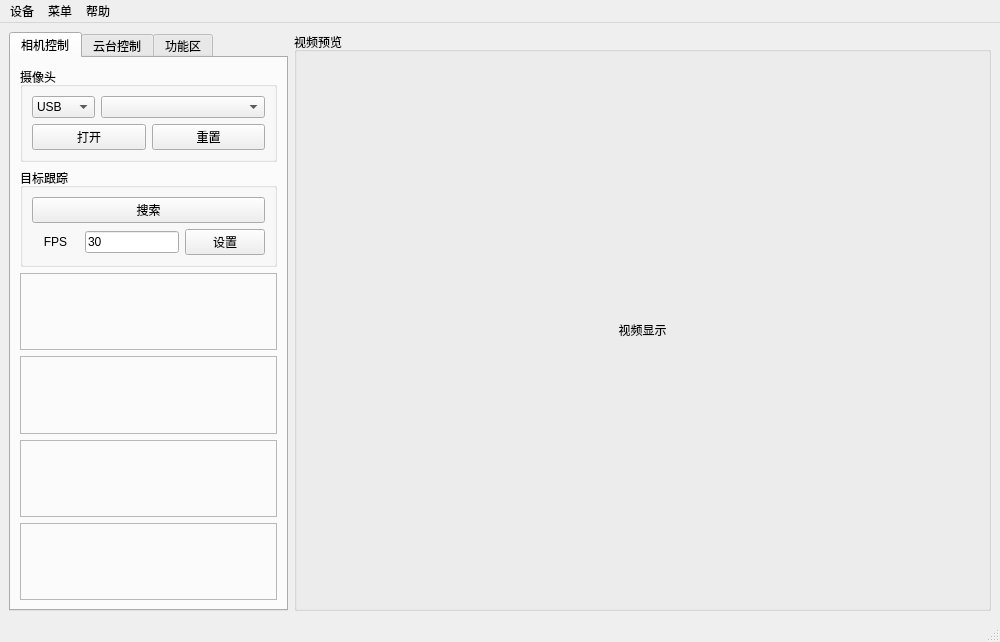
<?xml version="1.0" encoding="UTF-8"?>
<ui version="4.0">
 <class>MainWindow</class>
 <widget class="QMainWindow" name="MainWindow">
  <property name="geometry">
   <rect>
    <x>0</x>
    <y>0</y>
    <width>1000</width>
    <height>642</height>
   </rect>
  </property>
  <property name="windowTitle">
   <string>目标跟踪系统v1.0</string>
  </property>
  <widget class="QWidget" name="centralwidget">
   <property name="sizePolicy">
    <sizepolicy hsizetype="Preferred" vsizetype="Preferred">
     <horstretch>0</horstretch>
     <verstretch>0</verstretch>
    </sizepolicy>
   </property>
   <property name="minimumSize">
    <size>
     <width>0</width>
     <height>0</height>
    </size>
   </property>
   <layout class="QHBoxLayout" name="horizontalLayout">
    <item>
     <widget class="QTabWidget" name="tabWidget">
      <property name="sizePolicy">
       <sizepolicy hsizetype="Preferred" vsizetype="Preferred">
        <horstretch>2</horstretch>
        <verstretch>0</verstretch>
       </sizepolicy>
      </property>
      <property name="currentIndex">
       <number>0</number>
      </property>
      <widget class="QWidget" name="tab1">
       <attribute name="title">
        <string>相机控制</string>
       </attribute>
       <layout class="QVBoxLayout" name="verticalLayout">
        <item>
         <widget class="QGroupBox" name="groupBox_3">
          <property name="title">
           <string>摄像头</string>
          </property>
          <layout class="QVBoxLayout" name="verticalLayout_6">
           <item>
            <layout class="QHBoxLayout" name="horizontalLayout_3">
             <item>
              <widget class="QComboBox" name="m_cbx_camera_type">
               <item>
                <property name="text">
                 <string>USB</string>
                </property>
               </item>
               <item>
                <property name="text">
                 <string>TOUP</string>
                </property>
               </item>
              </widget>
             </item>
             <item>
              <widget class="QComboBox" name="m_cbx_camera_list">
               <property name="sizePolicy">
                <sizepolicy hsizetype="Preferred" vsizetype="Fixed">
                 <horstretch>3</horstretch>
                 <verstretch>0</verstretch>
                </sizepolicy>
               </property>
              </widget>
             </item>
            </layout>
           </item>
           <item>
            <layout class="QHBoxLayout" name="horizontalLayout_5">
             <item>
              <widget class="QPushButton" name="m_btn_open_camera">
               <property name="sizePolicy">
                <sizepolicy hsizetype="Minimum" vsizetype="Fixed">
                 <horstretch>0</horstretch>
                 <verstretch>0</verstretch>
                </sizepolicy>
               </property>
               <property name="text">
                <string>打开</string>
               </property>
               <property name="checkable">
                <bool>true</bool>
               </property>
              </widget>
             </item>
             <item>
              <widget class="QPushButton" name="m_btn_reset_camera">
               <property name="text">
                <string>重置</string>
               </property>
              </widget>
             </item>
            </layout>
           </item>
          </layout>
         </widget>
        </item>
        <item>
         <widget class="QGroupBox" name="groupBox_4">
          <property name="title">
           <string>目标跟踪</string>
          </property>
          <layout class="QVBoxLayout" name="verticalLayout_7">
           <item>
            <widget class="QPushButton" name="m_btn_search">
             <property name="text">
              <string>搜索</string>
             </property>
            </widget>
           </item>
           <item>
            <layout class="QHBoxLayout" name="horizontalLayout_4">
             <item>
              <widget class="QLabel" name="label">
               <property name="sizePolicy">
                <sizepolicy hsizetype="Preferred" vsizetype="Fixed">
                 <horstretch>1</horstretch>
                 <verstretch>0</verstretch>
                </sizepolicy>
               </property>
               <property name="text">
                <string>FPS</string>
               </property>
               <property name="alignment">
                <set>Qt::AlignCenter</set>
               </property>
              </widget>
             </item>
             <item>
              <widget class="QLineEdit" name="lineEdit_FPS">
               <property name="sizePolicy">
                <sizepolicy hsizetype="Preferred" vsizetype="Fixed">
                 <horstretch>2</horstretch>
                 <verstretch>0</verstretch>
                </sizepolicy>
               </property>
               <property name="text">
                <string>30</string>
               </property>
              </widget>
             </item>
             <item>
              <widget class="QPushButton" name="pushButton">
               <property name="text">
                <string>设置</string>
               </property>
              </widget>
             </item>
            </layout>
           </item>
          </layout>
         </widget>
        </item>
        <item>
         <widget class="QFrame" name="frame">
          <property name="frameShape">
           <enum>QFrame::StyledPanel</enum>
          </property>
          <property name="frameShadow">
           <enum>QFrame::Raised</enum>
          </property>
          <layout class="QVBoxLayout" name="verticalLayout_5"/>
         </widget>
        </item>
        <item>
         <widget class="QFrame" name="frame_3">
          <property name="frameShape">
           <enum>QFrame::StyledPanel</enum>
          </property>
          <property name="frameShadow">
           <enum>QFrame::Raised</enum>
          </property>
         </widget>
        </item>
        <item>
         <widget class="QFrame" name="frame_5">
          <property name="frameShape">
           <enum>QFrame::StyledPanel</enum>
          </property>
          <property name="frameShadow">
           <enum>QFrame::Raised</enum>
          </property>
         </widget>
        </item>
        <item>
         <widget class="QFrame" name="frame_4">
          <property name="frameShape">
           <enum>QFrame::StyledPanel</enum>
          </property>
          <property name="frameShadow">
           <enum>QFrame::Raised</enum>
          </property>
         </widget>
        </item>
       </layout>
      </widget>
      <widget class="QWidget" name="tab2">
       <attribute name="title">
        <string>云台控制</string>
       </attribute>
       <layout class="QVBoxLayout" name="verticalLayout_2">
        <item>
         <layout class="QHBoxLayout" name="horizontalLayout_8">
          <item>
           <widget class="QComboBox" name="m_cbx_serial_port_list">
            <property name="sizePolicy">
             <sizepolicy hsizetype="Preferred" vsizetype="Fixed">
              <horstretch>3</horstretch>
              <verstretch>0</verstretch>
             </sizepolicy>
            </property>
           </widget>
          </item>
          <item>
           <widget class="QPushButton" name="m_btn_open_serial_port">
            <property name="sizePolicy">
             <sizepolicy hsizetype="Minimum" vsizetype="Fixed">
              <horstretch>1</horstretch>
              <verstretch>0</verstretch>
             </sizepolicy>
            </property>
            <property name="text">
             <string>打开</string>
            </property>
            <property name="checkable">
             <bool>true</bool>
            </property>
           </widget>
          </item>
         </layout>
        </item>
        <item>
         <widget class="QGroupBox" name="groupBox_21">
          <property name="sizePolicy">
           <sizepolicy hsizetype="Expanding" vsizetype="Expanding">
            <horstretch>0</horstretch>
            <verstretch>2</verstretch>
           </sizepolicy>
          </property>
          <property name="minimumSize">
           <size>
            <width>0</width>
            <height>0</height>
           </size>
          </property>
          <property name="title">
           <string>手动控制</string>
          </property>
          <layout class="QVBoxLayout" name="verticalLayout_4" stretch="0,0">
           <item>
            <layout class="QHBoxLayout" name="horizontalLayout_21">
             <item>
              <widget class="QLabel" name="label_7">
               <property name="sizePolicy">
                <sizepolicy hsizetype="Expanding" vsizetype="Expanding">
                 <horstretch>1</horstretch>
                 <verstretch>0</verstretch>
                </sizepolicy>
               </property>
               <property name="text">
                <string>1#</string>
               </property>
               <property name="alignment">
                <set>Qt::AlignRight|Qt::AlignTrailing|Qt::AlignVCenter</set>
               </property>
              </widget>
             </item>
             <item>
              <widget class="QSlider" name="m_slder_steer1">
               <property name="sizePolicy">
                <sizepolicy hsizetype="Expanding" vsizetype="Expanding">
                 <horstretch>8</horstretch>
                 <verstretch>0</verstretch>
                </sizepolicy>
               </property>
               <property name="minimum">
                <number>45</number>
               </property>
               <property name="maximum">
                <number>225</number>
               </property>
               <property name="singleStep">
                <number>10</number>
               </property>
               <property name="pageStep">
                <number>18</number>
               </property>
               <property name="value">
                <number>135</number>
               </property>
               <property name="orientation">
                <enum>Qt::Horizontal</enum>
               </property>
               <property name="tickPosition">
                <enum>QSlider::TicksBothSides</enum>
               </property>
              </widget>
             </item>
             <item>
              <widget class="QLabel" name="m_lbl_slider1_value">
               <property name="sizePolicy">
                <sizepolicy hsizetype="Expanding" vsizetype="Expanding">
                 <horstretch>1</horstretch>
                 <verstretch>0</verstretch>
                </sizepolicy>
               </property>
               <property name="minimumSize">
                <size>
                 <width>0</width>
                 <height>0</height>
                </size>
               </property>
               <property name="lineWidth">
                <number>3</number>
               </property>
               <property name="text">
                <string>0</string>
               </property>
               <property name="alignment">
                <set>Qt::AlignLeading|Qt::AlignLeft|Qt::AlignVCenter</set>
               </property>
              </widget>
             </item>
            </layout>
           </item>
           <item>
            <layout class="QHBoxLayout" name="horizontalLayout_22">
             <item>
              <widget class="QLabel" name="label_8">
               <property name="sizePolicy">
                <sizepolicy hsizetype="Expanding" vsizetype="Expanding">
                 <horstretch>1</horstretch>
                 <verstretch>0</verstretch>
                </sizepolicy>
               </property>
               <property name="text">
                <string>2#</string>
               </property>
               <property name="alignment">
                <set>Qt::AlignRight|Qt::AlignTrailing|Qt::AlignVCenter</set>
               </property>
              </widget>
             </item>
             <item>
              <widget class="QSlider" name="m_slder_steer2">
               <property name="sizePolicy">
                <sizepolicy hsizetype="Expanding" vsizetype="Expanding">
                 <horstretch>8</horstretch>
                 <verstretch>0</verstretch>
                </sizepolicy>
               </property>
               <property name="minimum">
                <number>0</number>
               </property>
               <property name="maximum">
                <number>270</number>
               </property>
               <property name="singleStep">
                <number>10</number>
               </property>
               <property name="pageStep">
                <number>18</number>
               </property>
               <property name="value">
                <number>135</number>
               </property>
               <property name="sliderPosition">
                <number>135</number>
               </property>
               <property name="orientation">
                <enum>Qt::Horizontal</enum>
               </property>
               <property name="tickPosition">
                <enum>QSlider::TicksBothSides</enum>
               </property>
              </widget>
             </item>
             <item>
              <widget class="QLabel" name="m_lbl_slider2_value">
               <property name="sizePolicy">
                <sizepolicy hsizetype="Expanding" vsizetype="Expanding">
                 <horstretch>1</horstretch>
                 <verstretch>0</verstretch>
                </sizepolicy>
               </property>
               <property name="lineWidth">
                <number>3</number>
               </property>
               <property name="text">
                <string>0</string>
               </property>
               <property name="alignment">
                <set>Qt::AlignLeading|Qt::AlignLeft|Qt::AlignVCenter</set>
               </property>
              </widget>
             </item>
            </layout>
           </item>
          </layout>
         </widget>
        </item>
        <item>
         <widget class="QGroupBox" name="groupBox_02">
          <property name="sizePolicy">
           <sizepolicy hsizetype="Preferred" vsizetype="Fixed">
            <horstretch>0</horstretch>
            <verstretch>0</verstretch>
           </sizepolicy>
          </property>
          <property name="title">
           <string>测试区</string>
          </property>
          <property name="alignment">
           <set>Qt::AlignLeading|Qt::AlignLeft|Qt::AlignTop</set>
          </property>
          <layout class="QVBoxLayout" name="verticalLayout_3" stretch="0,0,0,0">
           <item>
            <layout class="QHBoxLayout" name="horizontalLayout_021">
             <item>
              <widget class="QLabel" name="label_10">
               <property name="sizePolicy">
                <sizepolicy hsizetype="Expanding" vsizetype="Expanding">
                 <horstretch>2</horstretch>
                 <verstretch>0</verstretch>
                </sizepolicy>
               </property>
               <property name="text">
                <string>设备号</string>
               </property>
              </widget>
             </item>
             <item>
              <widget class="QComboBox" name="m_cbx_device_list">
               <property name="sizePolicy">
                <sizepolicy hsizetype="Expanding" vsizetype="Expanding">
                 <horstretch>3</horstretch>
                 <verstretch>0</verstretch>
                </sizepolicy>
               </property>
               <item>
                <property name="text">
                 <string>1</string>
                </property>
               </item>
               <item>
                <property name="text">
                 <string>2</string>
                </property>
               </item>
               <item>
                <property name="text">
                 <string>3</string>
                </property>
               </item>
               <item>
                <property name="text">
                 <string>4</string>
                </property>
               </item>
              </widget>
             </item>
            </layout>
           </item>
           <item>
            <layout class="QHBoxLayout" name="horizontalLayout_022">
             <item>
              <widget class="QLabel" name="label_9">
               <property name="sizePolicy">
                <sizepolicy hsizetype="Expanding" vsizetype="Expanding">
                 <horstretch>2</horstretch>
                 <verstretch>0</verstretch>
                </sizepolicy>
               </property>
               <property name="text">
                <string>Times</string>
               </property>
              </widget>
             </item>
             <item>
              <widget class="QLineEdit" name="m_line_serial_port_times">
               <property name="sizePolicy">
                <sizepolicy hsizetype="Expanding" vsizetype="Expanding">
                 <horstretch>3</horstretch>
                 <verstretch>0</verstretch>
                </sizepolicy>
               </property>
               <property name="text">
                <string>100</string>
               </property>
              </widget>
             </item>
            </layout>
           </item>
           <item>
            <layout class="QHBoxLayout" name="horizontalLayout_023">
             <item>
              <widget class="QLabel" name="label_11">
               <property name="sizePolicy">
                <sizepolicy hsizetype="Expanding" vsizetype="Expanding">
                 <horstretch>2</horstretch>
                 <verstretch>0</verstretch>
                </sizepolicy>
               </property>
               <property name="text">
                <string>角度</string>
               </property>
              </widget>
             </item>
             <item>
              <widget class="QLineEdit" name="m_line_angle">
               <property name="sizePolicy">
                <sizepolicy hsizetype="Expanding" vsizetype="Expanding">
                 <horstretch>3</horstretch>
                 <verstretch>0</verstretch>
                </sizepolicy>
               </property>
               <property name="text">
                <string>135</string>
               </property>
              </widget>
             </item>
            </layout>
           </item>
           <item>
            <layout class="QHBoxLayout" name="horizontalLayout_024">
             <item>
              <widget class="QPushButton" name="m_btn_serial_port_send">
               <property name="sizePolicy">
                <sizepolicy hsizetype="Expanding" vsizetype="Expanding">
                 <horstretch>2</horstretch>
                 <verstretch>0</verstretch>
                </sizepolicy>
               </property>
               <property name="text">
                <string>发送</string>
               </property>
              </widget>
             </item>
            </layout>
           </item>
          </layout>
         </widget>
        </item>
        <item>
         <widget class="QTextBrowser" name="textBrowser1">
          <property name="sizePolicy">
           <sizepolicy hsizetype="Preferred" vsizetype="Preferred">
            <horstretch>0</horstretch>
            <verstretch>0</verstretch>
           </sizepolicy>
          </property>
         </widget>
        </item>
       </layout>
      </widget>
      <widget class="QWidget" name="tab3">
       <attribute name="title">
        <string>功能区</string>
       </attribute>
       <layout class="QVBoxLayout" name="verticalLayout_9">
        <item>
         <widget class="QGroupBox" name="groupBox_2">
          <property name="title">
           <string>网络控制</string>
          </property>
          <layout class="QVBoxLayout" name="verticalLayout_8">
           <item>
            <layout class="QHBoxLayout" name="horizontalLayout_6">
             <item>
              <widget class="QComboBox" name="m_cbx_ip_list">
               <property name="sizePolicy">
                <sizepolicy hsizetype="Preferred" vsizetype="Fixed">
                 <horstretch>3</horstretch>
                 <verstretch>0</verstretch>
                </sizepolicy>
               </property>
              </widget>
             </item>
             <item>
              <widget class="QLineEdit" name="m_line_port">
               <property name="sizePolicy">
                <sizepolicy hsizetype="Expanding" vsizetype="Fixed">
                 <horstretch>1</horstretch>
                 <verstretch>0</verstretch>
                </sizepolicy>
               </property>
               <property name="text">
                <string>10086</string>
               </property>
              </widget>
             </item>
            </layout>
           </item>
           <item>
            <widget class="QPushButton" name="m_btn_open_web_socket">
             <property name="text">
              <string>打开</string>
             </property>
            </widget>
           </item>
          </layout>
         </widget>
        </item>
        <item>
         <widget class="QTextBrowser" name="textBrowser2">
          <property name="sizePolicy">
           <sizepolicy hsizetype="Preferred" vsizetype="Preferred">
            <horstretch>0</horstretch>
            <verstretch>0</verstretch>
           </sizepolicy>
          </property>
         </widget>
        </item>
        <item>
         <widget class="QFrame" name="frame_6">
          <property name="sizePolicy">
           <sizepolicy hsizetype="Preferred" vsizetype="Expanding">
            <horstretch>0</horstretch>
            <verstretch>0</verstretch>
           </sizepolicy>
          </property>
          <property name="frameShape">
           <enum>QFrame::StyledPanel</enum>
          </property>
          <property name="frameShadow">
           <enum>QFrame::Raised</enum>
          </property>
         </widget>
        </item>
       </layout>
      </widget>
     </widget>
    </item>
    <item>
     <widget class="QGroupBox" name="groupBox">
      <property name="sizePolicy">
       <sizepolicy hsizetype="Preferred" vsizetype="Preferred">
        <horstretch>5</horstretch>
        <verstretch>0</verstretch>
       </sizepolicy>
      </property>
      <property name="title">
       <string>视频预览</string>
      </property>
      <layout class="QHBoxLayout" name="horizontalLayout_2">
       <item>
        <widget class="QLabel" name="m_lbl_display">
         <property name="text">
          <string>视频显示</string>
         </property>
         <property name="alignment">
          <set>Qt::AlignCenter</set>
         </property>
        </widget>
       </item>
      </layout>
     </widget>
    </item>
   </layout>
  </widget>
  <widget class="QMenuBar" name="menubar">
   <property name="geometry">
    <rect>
     <x>0</x>
     <y>0</y>
     <width>1000</width>
     <height>22</height>
    </rect>
   </property>
   <widget class="QMenu" name="menu">
    <property name="title">
     <string>设备</string>
    </property>
   </widget>
   <widget class="QMenu" name="menu_2">
    <property name="title">
     <string>菜单</string>
    </property>
   </widget>
   <widget class="QMenu" name="menu_3">
    <property name="title">
     <string>帮助</string>
    </property>
   </widget>
   <addaction name="menu"/>
   <addaction name="menu_2"/>
   <addaction name="menu_3"/>
  </widget>
  <widget class="QStatusBar" name="statusbar"/>
 </widget>
 <resources/>
 <connections/>
</ui>
